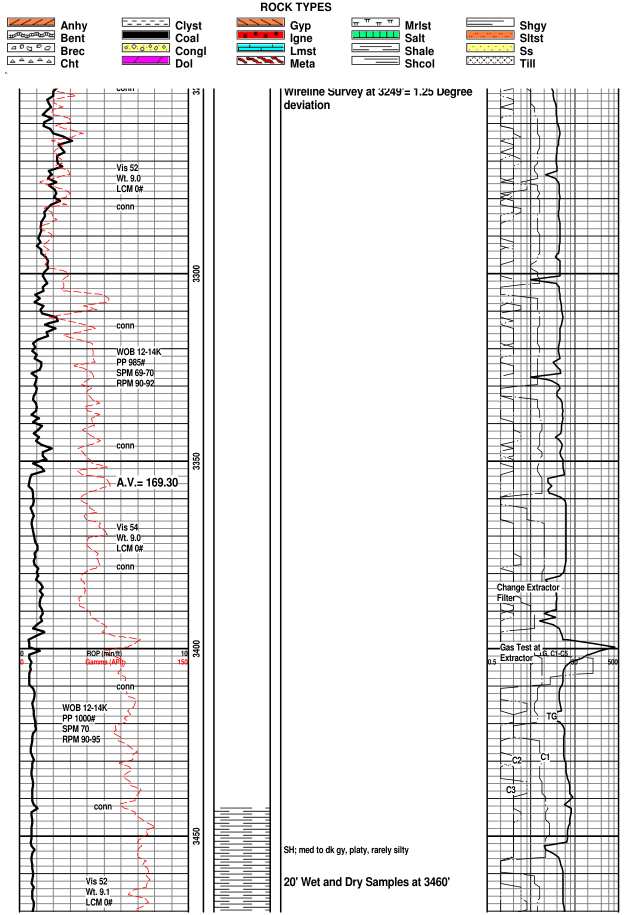
#> input picture workspace/viridien/external_shared_verify/images/ext_kgs_ForsythB2-17_p015.tif, 1277 x 1829 px, given in place of exemplar.png, which was not available (shown at 1/2 size)
$ python contact.py ../../../../external_shared_verify/images ../../../../external_shared_verify/images/ext_kgs_ForsythB2-17_p016.tif
#> lines starting #> are read from the running program, lines starting #| are printed output that depends on the picture
import fitz,sys
from pathlib import Path
from PIL import Image,ImageDraw
p=Path(sys.argv[1]);out=Path(sys.argv[2]);cells=[('Non-eval Gulf exemplar',Image.open(out/'exemplar.png'))]
for f in p.glob('*.pdf'):
 d=fitz.open(f)
 ids= [0,1,5] if 'ee44' in f.name else [len(d)-2]
 for i in ids:
  pg=d[i];scale=min(400/pg.rect.width,570/pg.rect.height);pix=pg.get_pixmap(matrix=fitz.Matrix(scale,scale),alpha=False);cells.append((f.name[:23]+' p'+str(i+1),Image.frombytes('RGB',[pix.width,pix.height],pix.samples)))
sheet=Image.new('RGB',(1600,620*((len(cells)+3)//4)),'white');draw=ImageDraw.Draw(sheet)
#> after `sheet = Image.new('RGB', (1600, 620 * ((len(cells) + 3) // 4)), 'white`: sheet: PIL image 1600x620 RGB; every value is 255
for j,(t,im) in enumerate(cells):
 im.thumbnail((390,580));x=j%4*400;y=j//4*620;draw.text((x+4,y+4),t,fill='black');sheet.paste(im,(x,y+30))
#> this loop made 1 pass
#> (t, x, y) on pass 1: ('Non-eval Gulf exemplar', 0, 0)
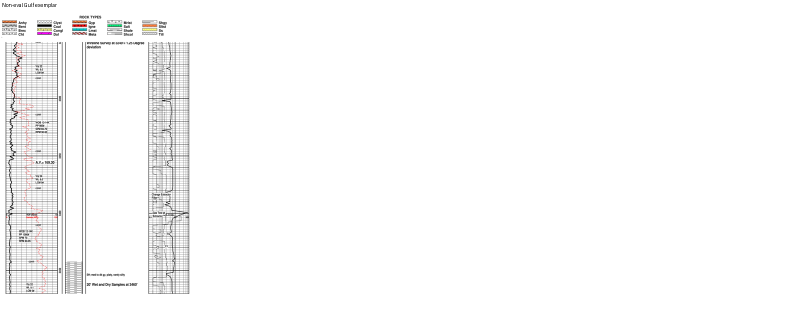
#> sheet: PIL image 1600x620 RGB (shown at 1/2 size); mean R, G, B 249.6, 249.5, 249.4
sheet.save(out/'contact_sheet.png');sheet.thumbnail((1024,1024));sheet.save(out/'contact_sheet_small.png')
#> after `sheet.thumbnail((1024, 1024))`:
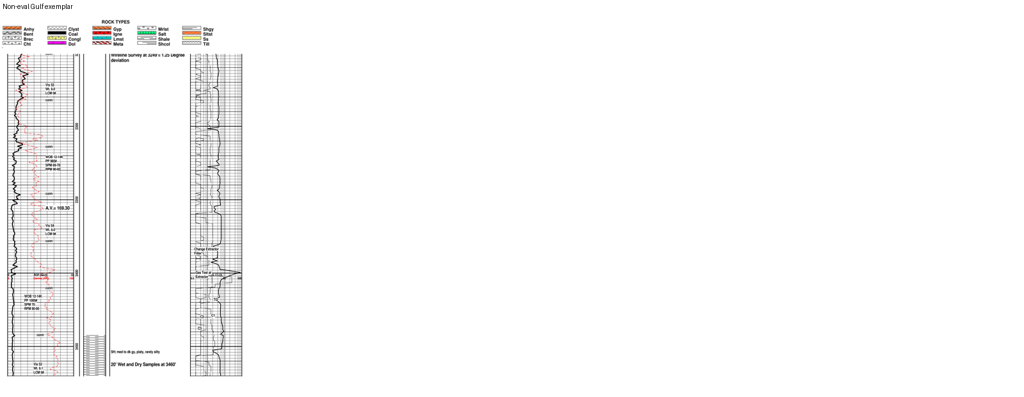
#> sheet: PIL image 1024x397 RGB; mean R, G, B 249.5, 249.3, 249.3

$ run again, on workspace/viridien/external_shared_verify/images/ext_kgs_ForsythB2-17_p017.tif
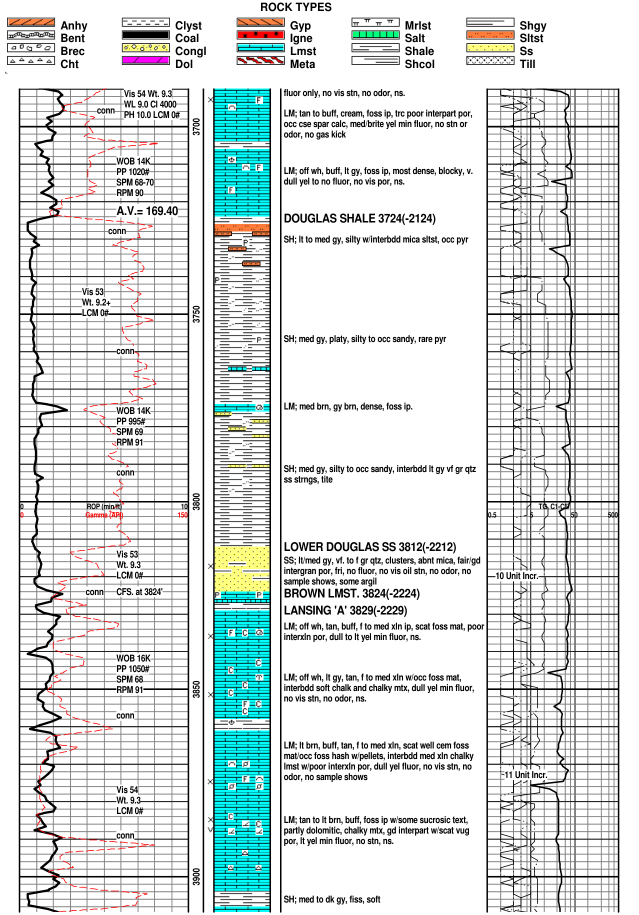
#> input picture workspace/viridien/external_shared_verify/images/ext_kgs_ForsythB2-17_p017.tif, 1277 x 1829 px, given in place of exemplar.png, which was not available (shown at 1/2 size)
#> the loop `for j,(t,im) in enumerate(cells):` made 1 pass
#> (t, x, y) on pass 1: ('Non-eval Gulf exemplar', 0, 0)
#> after the loop `for j,(t,im) in enumerate(cells):`:
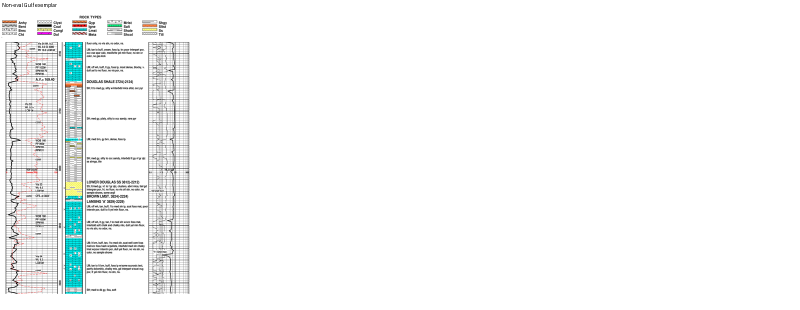
#> sheet: PIL image 1600x620 RGB (shown at 1/2 size); mean R, G, B 246.1, 247.4, 247.3
#> `sheet.thumbnail((1024, 1024))`:
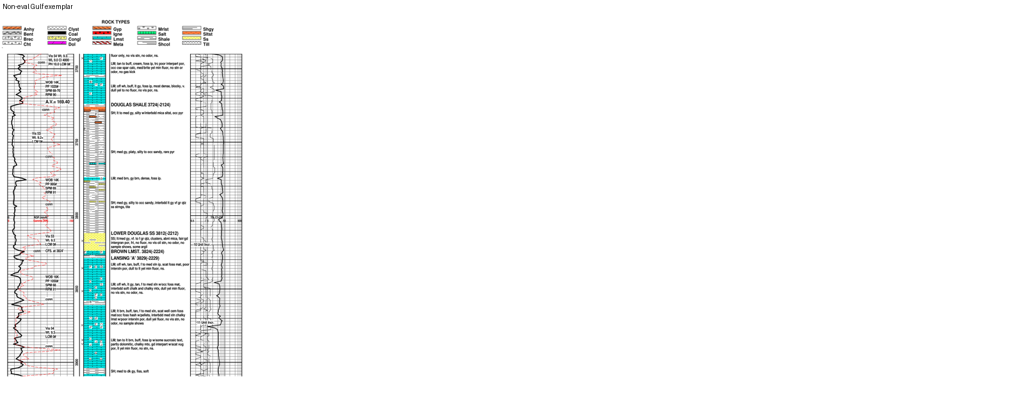
#> sheet: PIL image 1024x397 RGB; mean R, G, B 245.9, 247.3, 247.1

$ run again, on workspace/viridien/external_shared_verify/images/ext_kgs_ForsythB2-17_p019.tif
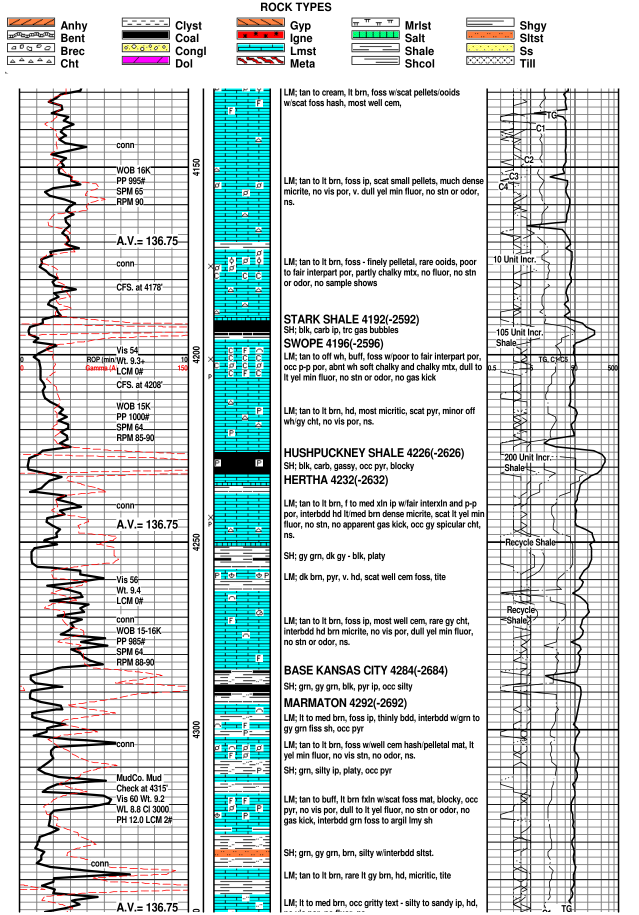
#> input picture workspace/viridien/external_shared_verify/images/ext_kgs_ForsythB2-17_p019.tif, 1277 x 1829 px, given in place of exemplar.png, which was not available (shown at 1/2 size)
#> the loop `for j,(t,im) in enumerate(cells):` made 1 pass
#> (t, x, y) on pass 1: ('Non-eval Gulf exemplar', 0, 0)
#> after the loop `for j,(t,im) in enumerate(cells):`:
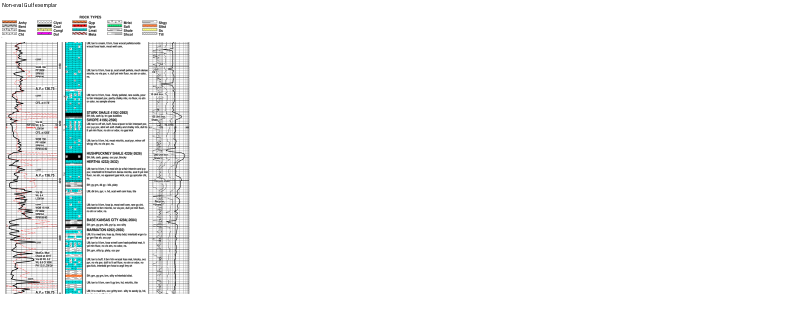
#> sheet: PIL image 1600x620 RGB (shown at 1/2 size); mean R, G, B 244.4, 246.4, 246.3
#> `sheet.thumbnail((1024, 1024))`:
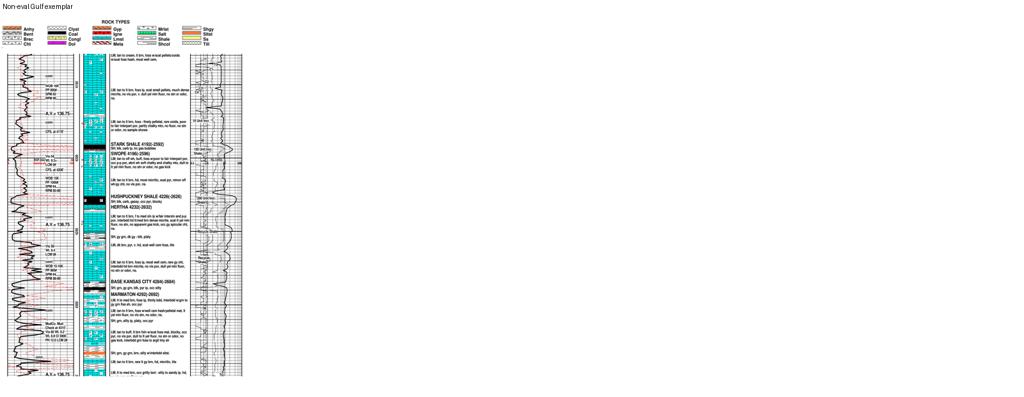
#> sheet: PIL image 1024x397 RGB; mean R, G, B 244.3, 246.2, 246.2
